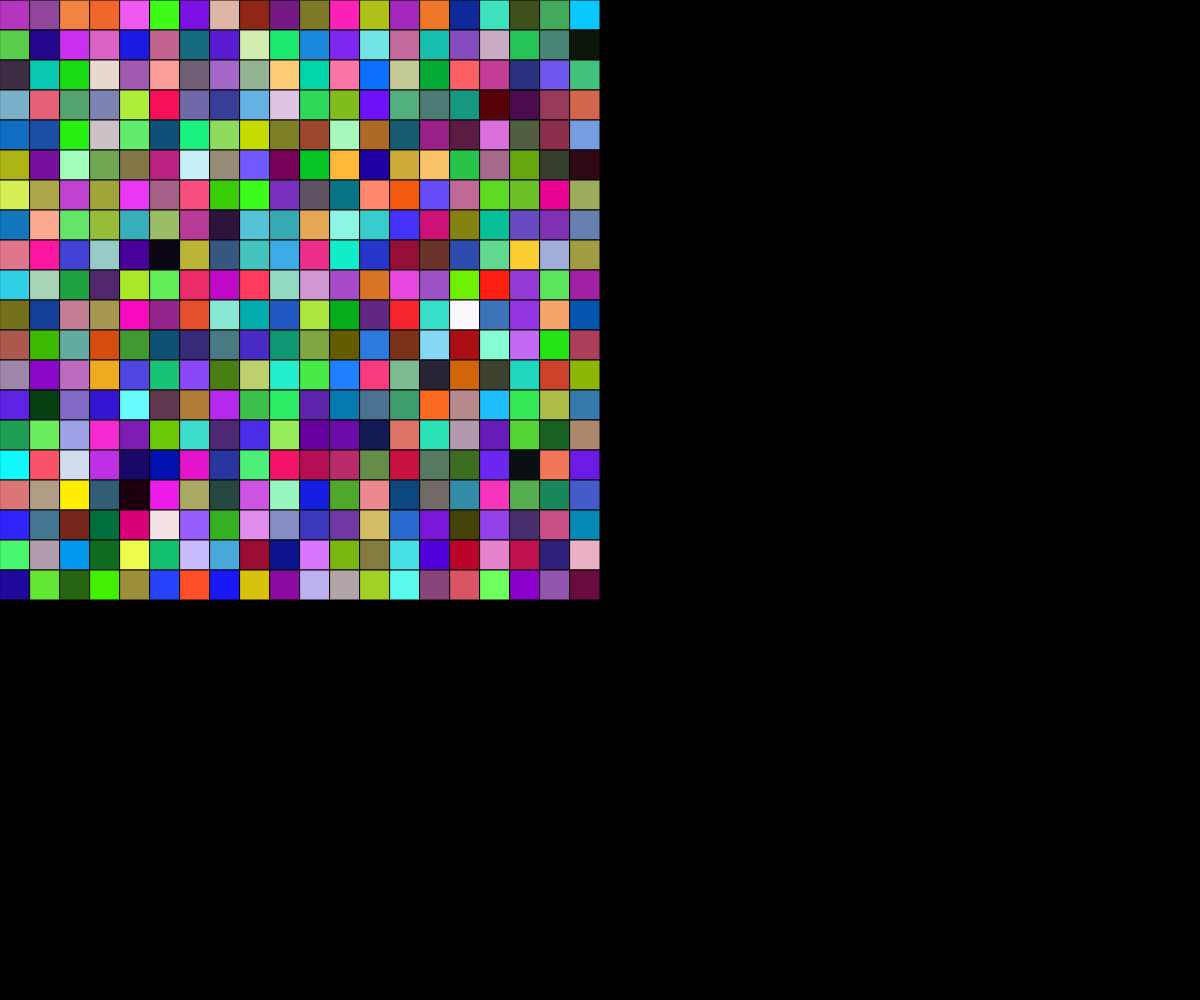
Frame 1 (no input)
Frame 60 (no input): identical to frame 1, image omitted
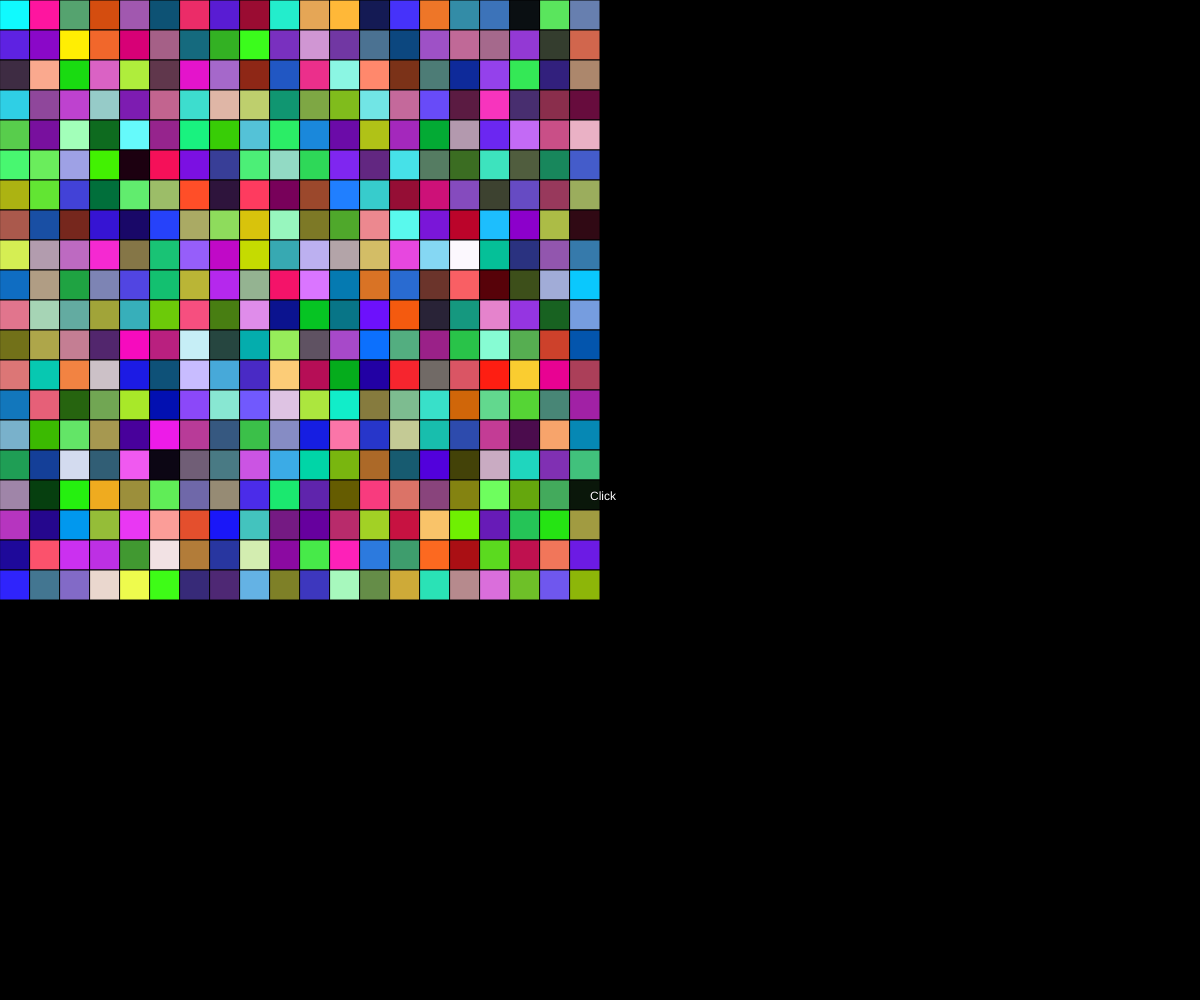
Frame 120 (the mouse pressed at the canvas centre since frame 60)

The p5.js sketch that drew these frames (run headless with seeded random() and noise() and a simulated clock; from frame 60 on, the mouse is pressed at the canvas centre):

// p5.js sketch
// ── sketch.js
const SIZE 	  = 20;
const SPACING = 30;
var array     = [];

function shuffleArray ( array ) {
    for( let i = 0; i < array.length; i++ ) {
        k = array[i].length;
        while( k-- ){
            j = Math.floor(Math.random() * (array.length - 1));
            tempk = array[i][k];
            tempj = array[i][j];
            array[i][k] = tempj;
            array[i][j] = tempk;
        }
	}
}

function setup() {
	createCanvas(windowWidth, windowHeight);
	for ( let i = 0; i < SIZE; i++ ){
		array[i] = [];
		for ( let j = 0; j < SIZE; j++ ){
			array[i][j] = [ random()*255, random()*255, random()*255 ];
		}
	}
}

function draw() {
	background(0);
	for ( let i = 0; i < SIZE; i++ ){
		for ( let j = 0; j < SIZE; j++ ){
			var x = i * SPACING;
			var y = j * SPACING;

			let col = array[i][j];
			fill(col[0], col[1], col[2]);
			stroke(0);
			rect( x, y, SPACING, SPACING );
		}
	}

	fill(255);
	text("Click", mouseX-10, mouseY);
}

function mousePressed() {
	shuffleArray(array)
	console.log("shuffled");
}
